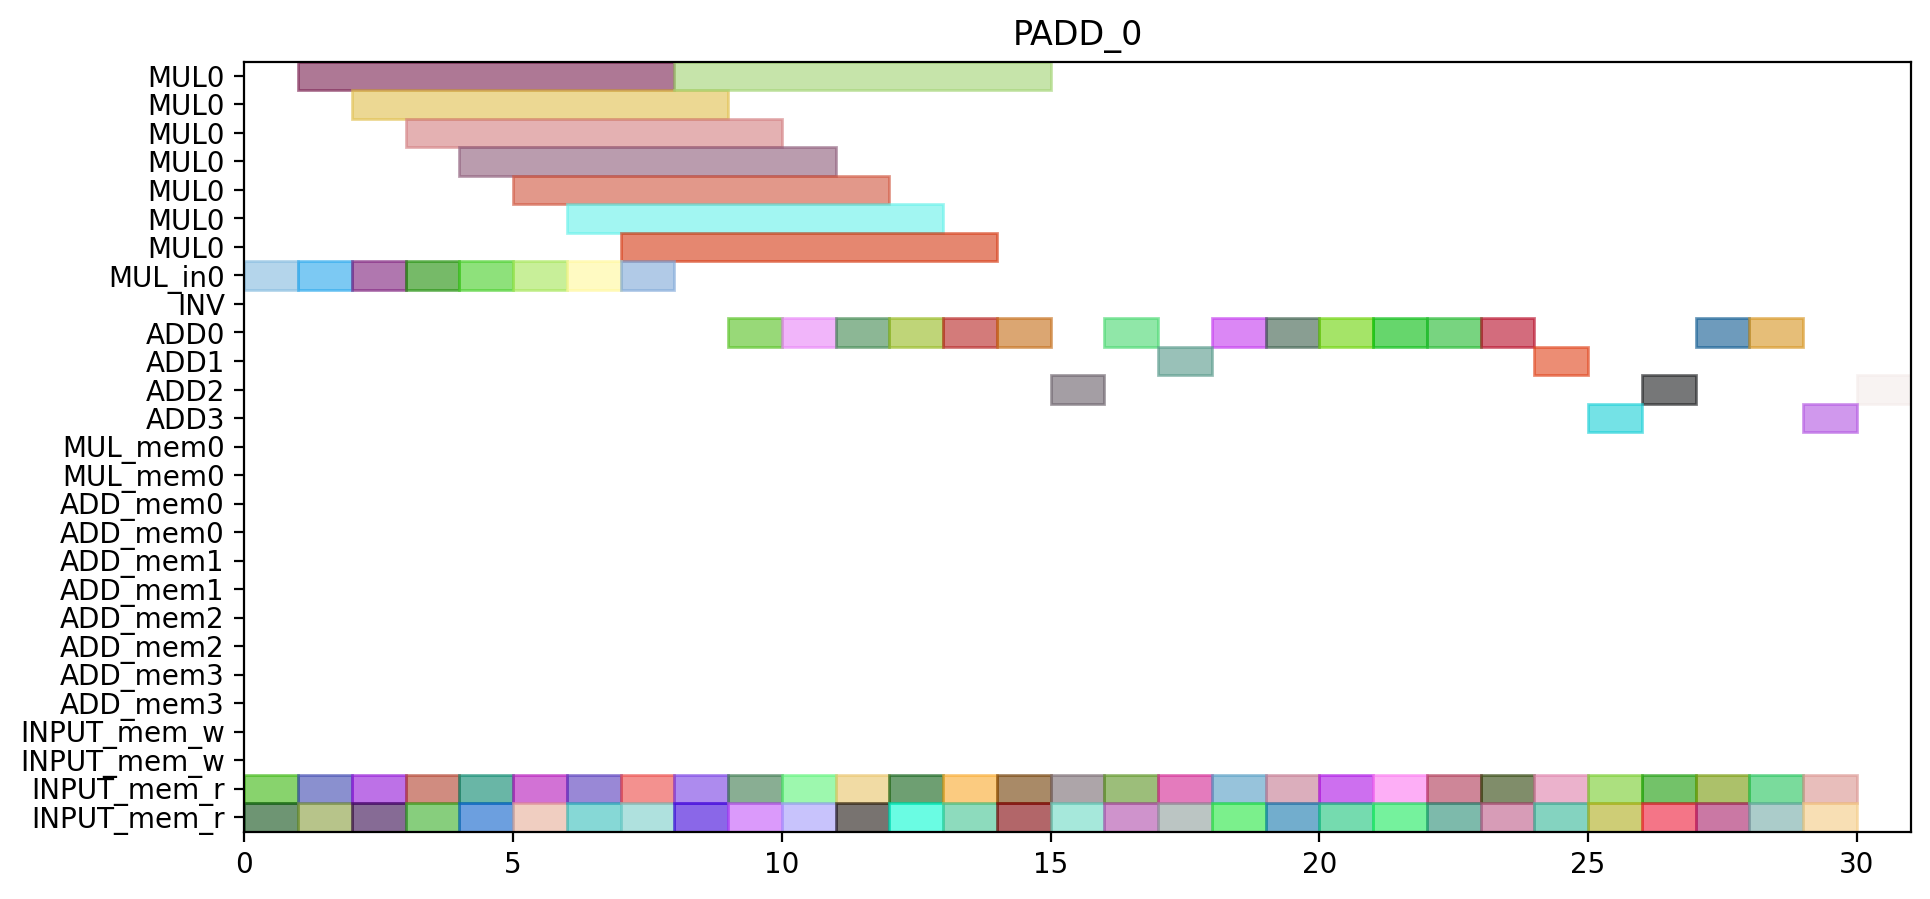

Here is the Python script that generated this plot:
from pyschedule import Scenario, solvers, plotters, alt


def solve():
	horizon = 120
	S = Scenario("PADD_0", horizon=horizon)

	# resource
	MUL = S.Resources('MUL', num=1, size=7)
	MUL_in = S.Resources('MUL_in', num=1)
	INV = S.Resource('INV')
	ADD = S.Resources('ADD', num=4, periods=range(1, horizon))
	MUL_mem = S.Resources('MUL_mem', num=1, size=2)
	ADD_mem = S.Resources('ADD_mem', num=4, size=2)
	INPUT_mem_w = S.Resource('INPUT_mem_w', size=2)
	INPUT_mem_r = S.Resource('INPUT_mem_r', size=2)

	# result of previous scheduling

	# new tasks
	t0_t0_t0_in = S.Task('t0_t0_t0_in', length=1, delay_cost=1)
	t0_t0_t0_in += alt(MUL_in)
	t0_t0_t0 = S.Task('t0_t0_t0', length=7, delay_cost=1)
	t0_t0_t0 += alt(MUL)
	S += t0_t0_t0>=t0_t0_t0_in

	t0_t0_t0_mem0 = S.Task('t0_t0_t0_mem0', length=1, delay_cost=1)
	t0_t0_t0_mem0 += INPUT_mem_r
	S += t0_t0_t0_mem0 <= t0_t0_t0

	t0_t0_t0_mem1 = S.Task('t0_t0_t0_mem1', length=1, delay_cost=1)
	t0_t0_t0_mem1 += INPUT_mem_r
	S += t0_t0_t0_mem1 <= t0_t0_t0

	t0_t0_t1_in = S.Task('t0_t0_t1_in', length=1, delay_cost=1)
	t0_t0_t1_in += alt(MUL_in)
	t0_t0_t1 = S.Task('t0_t0_t1', length=7, delay_cost=1)
	t0_t0_t1 += alt(MUL)
	S += t0_t0_t1>=t0_t0_t1_in

	t0_t0_t1_mem0 = S.Task('t0_t0_t1_mem0', length=1, delay_cost=1)
	t0_t0_t1_mem0 += INPUT_mem_r
	S += t0_t0_t1_mem0 <= t0_t0_t1

	t0_t0_t1_mem1 = S.Task('t0_t0_t1_mem1', length=1, delay_cost=1)
	t0_t0_t1_mem1 += INPUT_mem_r
	S += t0_t0_t1_mem1 <= t0_t0_t1

	t0_t0_t2 = S.Task('t0_t0_t2', length=1, delay_cost=1)
	t0_t0_t2 += alt(ADD)

	t0_t0_t2_mem0 = S.Task('t0_t0_t2_mem0', length=1, delay_cost=1)
	t0_t0_t2_mem0 += INPUT_mem_r
	S += t0_t0_t2_mem0 <= t0_t0_t2

	t0_t0_t2_mem1 = S.Task('t0_t0_t2_mem1', length=1, delay_cost=1)
	t0_t0_t2_mem1 += INPUT_mem_r
	S += t0_t0_t2_mem1 <= t0_t0_t2

	t0_t0_t3 = S.Task('t0_t0_t3', length=1, delay_cost=1)
	t0_t0_t3 += alt(ADD)

	t0_t0_t3_mem0 = S.Task('t0_t0_t3_mem0', length=1, delay_cost=1)
	t0_t0_t3_mem0 += INPUT_mem_r
	S += t0_t0_t3_mem0 <= t0_t0_t3

	t0_t0_t3_mem1 = S.Task('t0_t0_t3_mem1', length=1, delay_cost=1)
	t0_t0_t3_mem1 += INPUT_mem_r
	S += t0_t0_t3_mem1 <= t0_t0_t3

	t0_t1_t0_in = S.Task('t0_t1_t0_in', length=1, delay_cost=1)
	t0_t1_t0_in += alt(MUL_in)
	t0_t1_t0 = S.Task('t0_t1_t0', length=7, delay_cost=1)
	t0_t1_t0 += alt(MUL)
	S += t0_t1_t0>=t0_t1_t0_in

	t0_t1_t0_mem0 = S.Task('t0_t1_t0_mem0', length=1, delay_cost=1)
	t0_t1_t0_mem0 += INPUT_mem_r
	S += t0_t1_t0_mem0 <= t0_t1_t0

	t0_t1_t0_mem1 = S.Task('t0_t1_t0_mem1', length=1, delay_cost=1)
	t0_t1_t0_mem1 += INPUT_mem_r
	S += t0_t1_t0_mem1 <= t0_t1_t0

	t0_t1_t1_in = S.Task('t0_t1_t1_in', length=1, delay_cost=1)
	t0_t1_t1_in += alt(MUL_in)
	t0_t1_t1 = S.Task('t0_t1_t1', length=7, delay_cost=1)
	t0_t1_t1 += alt(MUL)
	S += t0_t1_t1>=t0_t1_t1_in

	t0_t1_t1_mem0 = S.Task('t0_t1_t1_mem0', length=1, delay_cost=1)
	t0_t1_t1_mem0 += INPUT_mem_r
	S += t0_t1_t1_mem0 <= t0_t1_t1

	t0_t1_t1_mem1 = S.Task('t0_t1_t1_mem1', length=1, delay_cost=1)
	t0_t1_t1_mem1 += INPUT_mem_r
	S += t0_t1_t1_mem1 <= t0_t1_t1

	t0_t1_t2 = S.Task('t0_t1_t2', length=1, delay_cost=1)
	t0_t1_t2 += alt(ADD)

	t0_t1_t2_mem0 = S.Task('t0_t1_t2_mem0', length=1, delay_cost=1)
	t0_t1_t2_mem0 += INPUT_mem_r
	S += t0_t1_t2_mem0 <= t0_t1_t2

	t0_t1_t2_mem1 = S.Task('t0_t1_t2_mem1', length=1, delay_cost=1)
	t0_t1_t2_mem1 += INPUT_mem_r
	S += t0_t1_t2_mem1 <= t0_t1_t2

	t0_t1_t3 = S.Task('t0_t1_t3', length=1, delay_cost=1)
	t0_t1_t3 += alt(ADD)

	t0_t1_t3_mem0 = S.Task('t0_t1_t3_mem0', length=1, delay_cost=1)
	t0_t1_t3_mem0 += INPUT_mem_r
	S += t0_t1_t3_mem0 <= t0_t1_t3

	t0_t1_t3_mem1 = S.Task('t0_t1_t3_mem1', length=1, delay_cost=1)
	t0_t1_t3_mem1 += INPUT_mem_r
	S += t0_t1_t3_mem1 <= t0_t1_t3

	t0_t20 = S.Task('t0_t20', length=1, delay_cost=1)
	t0_t20 += alt(ADD)

	t0_t20_mem0 = S.Task('t0_t20_mem0', length=1, delay_cost=1)
	t0_t20_mem0 += INPUT_mem_r
	S += t0_t20_mem0 <= t0_t20

	t0_t20_mem1 = S.Task('t0_t20_mem1', length=1, delay_cost=1)
	t0_t20_mem1 += INPUT_mem_r
	S += t0_t20_mem1 <= t0_t20

	t0_t21 = S.Task('t0_t21', length=1, delay_cost=1)
	t0_t21 += alt(ADD)

	t0_t21_mem0 = S.Task('t0_t21_mem0', length=1, delay_cost=1)
	t0_t21_mem0 += INPUT_mem_r
	S += t0_t21_mem0 <= t0_t21

	t0_t21_mem1 = S.Task('t0_t21_mem1', length=1, delay_cost=1)
	t0_t21_mem1 += INPUT_mem_r
	S += t0_t21_mem1 <= t0_t21

	t0_t30 = S.Task('t0_t30', length=1, delay_cost=1)
	t0_t30 += alt(ADD)

	t0_t30_mem0 = S.Task('t0_t30_mem0', length=1, delay_cost=1)
	t0_t30_mem0 += INPUT_mem_r
	S += t0_t30_mem0 <= t0_t30

	t0_t30_mem1 = S.Task('t0_t30_mem1', length=1, delay_cost=1)
	t0_t30_mem1 += INPUT_mem_r
	S += t0_t30_mem1 <= t0_t30

	t0_t31 = S.Task('t0_t31', length=1, delay_cost=1)
	t0_t31 += alt(ADD)

	t0_t31_mem0 = S.Task('t0_t31_mem0', length=1, delay_cost=1)
	t0_t31_mem0 += INPUT_mem_r
	S += t0_t31_mem0 <= t0_t31

	t0_t31_mem1 = S.Task('t0_t31_mem1', length=1, delay_cost=1)
	t0_t31_mem1 += INPUT_mem_r
	S += t0_t31_mem1 <= t0_t31

	t2_t0_t0_in = S.Task('t2_t0_t0_in', length=1, delay_cost=1)
	t2_t0_t0_in += alt(MUL_in)
	t2_t0_t0 = S.Task('t2_t0_t0', length=7, delay_cost=1)
	t2_t0_t0 += alt(MUL)
	S += t2_t0_t0>=t2_t0_t0_in

	t2_t0_t0_mem0 = S.Task('t2_t0_t0_mem0', length=1, delay_cost=1)
	t2_t0_t0_mem0 += INPUT_mem_r
	S += t2_t0_t0_mem0 <= t2_t0_t0

	t2_t0_t0_mem1 = S.Task('t2_t0_t0_mem1', length=1, delay_cost=1)
	t2_t0_t0_mem1 += INPUT_mem_r
	S += t2_t0_t0_mem1 <= t2_t0_t0

	t2_t0_t1_in = S.Task('t2_t0_t1_in', length=1, delay_cost=1)
	t2_t0_t1_in += alt(MUL_in)
	t2_t0_t1 = S.Task('t2_t0_t1', length=7, delay_cost=1)
	t2_t0_t1 += alt(MUL)
	S += t2_t0_t1>=t2_t0_t1_in

	t2_t0_t1_mem0 = S.Task('t2_t0_t1_mem0', length=1, delay_cost=1)
	t2_t0_t1_mem0 += INPUT_mem_r
	S += t2_t0_t1_mem0 <= t2_t0_t1

	t2_t0_t1_mem1 = S.Task('t2_t0_t1_mem1', length=1, delay_cost=1)
	t2_t0_t1_mem1 += INPUT_mem_r
	S += t2_t0_t1_mem1 <= t2_t0_t1

	t2_t0_t2 = S.Task('t2_t0_t2', length=1, delay_cost=1)
	t2_t0_t2 += alt(ADD)

	t2_t0_t2_mem0 = S.Task('t2_t0_t2_mem0', length=1, delay_cost=1)
	t2_t0_t2_mem0 += INPUT_mem_r
	S += t2_t0_t2_mem0 <= t2_t0_t2

	t2_t0_t2_mem1 = S.Task('t2_t0_t2_mem1', length=1, delay_cost=1)
	t2_t0_t2_mem1 += INPUT_mem_r
	S += t2_t0_t2_mem1 <= t2_t0_t2

	t2_t0_t3 = S.Task('t2_t0_t3', length=1, delay_cost=1)
	t2_t0_t3 += alt(ADD)

	t2_t0_t3_mem0 = S.Task('t2_t0_t3_mem0', length=1, delay_cost=1)
	t2_t0_t3_mem0 += INPUT_mem_r
	S += t2_t0_t3_mem0 <= t2_t0_t3

	t2_t0_t3_mem1 = S.Task('t2_t0_t3_mem1', length=1, delay_cost=1)
	t2_t0_t3_mem1 += INPUT_mem_r
	S += t2_t0_t3_mem1 <= t2_t0_t3

	t2_t1_t0_in = S.Task('t2_t1_t0_in', length=1, delay_cost=1)
	t2_t1_t0_in += alt(MUL_in)
	t2_t1_t0 = S.Task('t2_t1_t0', length=7, delay_cost=1)
	t2_t1_t0 += alt(MUL)
	S += t2_t1_t0>=t2_t1_t0_in

	t2_t1_t0_mem0 = S.Task('t2_t1_t0_mem0', length=1, delay_cost=1)
	t2_t1_t0_mem0 += INPUT_mem_r
	S += t2_t1_t0_mem0 <= t2_t1_t0

	t2_t1_t0_mem1 = S.Task('t2_t1_t0_mem1', length=1, delay_cost=1)
	t2_t1_t0_mem1 += INPUT_mem_r
	S += t2_t1_t0_mem1 <= t2_t1_t0

	t2_t1_t1_in = S.Task('t2_t1_t1_in', length=1, delay_cost=1)
	t2_t1_t1_in += alt(MUL_in)
	t2_t1_t1 = S.Task('t2_t1_t1', length=7, delay_cost=1)
	t2_t1_t1 += alt(MUL)
	S += t2_t1_t1>=t2_t1_t1_in

	t2_t1_t1_mem0 = S.Task('t2_t1_t1_mem0', length=1, delay_cost=1)
	t2_t1_t1_mem0 += INPUT_mem_r
	S += t2_t1_t1_mem0 <= t2_t1_t1

	t2_t1_t1_mem1 = S.Task('t2_t1_t1_mem1', length=1, delay_cost=1)
	t2_t1_t1_mem1 += INPUT_mem_r
	S += t2_t1_t1_mem1 <= t2_t1_t1

	t2_t1_t2 = S.Task('t2_t1_t2', length=1, delay_cost=1)
	t2_t1_t2 += alt(ADD)

	t2_t1_t2_mem0 = S.Task('t2_t1_t2_mem0', length=1, delay_cost=1)
	t2_t1_t2_mem0 += INPUT_mem_r
	S += t2_t1_t2_mem0 <= t2_t1_t2

	t2_t1_t2_mem1 = S.Task('t2_t1_t2_mem1', length=1, delay_cost=1)
	t2_t1_t2_mem1 += INPUT_mem_r
	S += t2_t1_t2_mem1 <= t2_t1_t2

	t2_t1_t3 = S.Task('t2_t1_t3', length=1, delay_cost=1)
	t2_t1_t3 += alt(ADD)

	t2_t1_t3_mem0 = S.Task('t2_t1_t3_mem0', length=1, delay_cost=1)
	t2_t1_t3_mem0 += INPUT_mem_r
	S += t2_t1_t3_mem0 <= t2_t1_t3

	t2_t1_t3_mem1 = S.Task('t2_t1_t3_mem1', length=1, delay_cost=1)
	t2_t1_t3_mem1 += INPUT_mem_r
	S += t2_t1_t3_mem1 <= t2_t1_t3

	t2_t20 = S.Task('t2_t20', length=1, delay_cost=1)
	t2_t20 += alt(ADD)

	t2_t20_mem0 = S.Task('t2_t20_mem0', length=1, delay_cost=1)
	t2_t20_mem0 += INPUT_mem_r
	S += t2_t20_mem0 <= t2_t20

	t2_t20_mem1 = S.Task('t2_t20_mem1', length=1, delay_cost=1)
	t2_t20_mem1 += INPUT_mem_r
	S += t2_t20_mem1 <= t2_t20

	t2_t21 = S.Task('t2_t21', length=1, delay_cost=1)
	t2_t21 += alt(ADD)

	t2_t21_mem0 = S.Task('t2_t21_mem0', length=1, delay_cost=1)
	t2_t21_mem0 += INPUT_mem_r
	S += t2_t21_mem0 <= t2_t21

	t2_t21_mem1 = S.Task('t2_t21_mem1', length=1, delay_cost=1)
	t2_t21_mem1 += INPUT_mem_r
	S += t2_t21_mem1 <= t2_t21

	t2_t30 = S.Task('t2_t30', length=1, delay_cost=1)
	t2_t30 += alt(ADD)

	t2_t30_mem0 = S.Task('t2_t30_mem0', length=1, delay_cost=1)
	t2_t30_mem0 += INPUT_mem_r
	S += t2_t30_mem0 <= t2_t30

	t2_t30_mem1 = S.Task('t2_t30_mem1', length=1, delay_cost=1)
	t2_t30_mem1 += INPUT_mem_r
	S += t2_t30_mem1 <= t2_t30

	t2_t31 = S.Task('t2_t31', length=1, delay_cost=1)
	t2_t31 += alt(ADD)

	t2_t31_mem0 = S.Task('t2_t31_mem0', length=1, delay_cost=1)
	t2_t31_mem0 += INPUT_mem_r
	S += t2_t31_mem0 <= t2_t31

	t2_t31_mem1 = S.Task('t2_t31_mem1', length=1, delay_cost=1)
	t2_t31_mem1 += INPUT_mem_r
	S += t2_t31_mem1 <= t2_t31

	t7_t0_t2 = S.Task('t7_t0_t2', length=1, delay_cost=1)
	t7_t0_t2 += alt(ADD)

	t7_t0_t2_mem0 = S.Task('t7_t0_t2_mem0', length=1, delay_cost=1)
	t7_t0_t2_mem0 += INPUT_mem_r
	S += t7_t0_t2_mem0 <= t7_t0_t2

	t7_t0_t2_mem1 = S.Task('t7_t0_t2_mem1', length=1, delay_cost=1)
	t7_t0_t2_mem1 += INPUT_mem_r
	S += t7_t0_t2_mem1 <= t7_t0_t2

	t7_t1_t2 = S.Task('t7_t1_t2', length=1, delay_cost=1)
	t7_t1_t2 += alt(ADD)

	t7_t1_t2_mem0 = S.Task('t7_t1_t2_mem0', length=1, delay_cost=1)
	t7_t1_t2_mem0 += INPUT_mem_r
	S += t7_t1_t2_mem0 <= t7_t1_t2

	t7_t1_t2_mem1 = S.Task('t7_t1_t2_mem1', length=1, delay_cost=1)
	t7_t1_t2_mem1 += INPUT_mem_r
	S += t7_t1_t2_mem1 <= t7_t1_t2

	t7_t20 = S.Task('t7_t20', length=1, delay_cost=1)
	t7_t20 += alt(ADD)

	t7_t20_mem0 = S.Task('t7_t20_mem0', length=1, delay_cost=1)
	t7_t20_mem0 += INPUT_mem_r
	S += t7_t20_mem0 <= t7_t20

	t7_t20_mem1 = S.Task('t7_t20_mem1', length=1, delay_cost=1)
	t7_t20_mem1 += INPUT_mem_r
	S += t7_t20_mem1 <= t7_t20

	t7_t21 = S.Task('t7_t21', length=1, delay_cost=1)
	t7_t21 += alt(ADD)

	t7_t21_mem0 = S.Task('t7_t21_mem0', length=1, delay_cost=1)
	t7_t21_mem0 += INPUT_mem_r
	S += t7_t21_mem0 <= t7_t21

	t7_t21_mem1 = S.Task('t7_t21_mem1', length=1, delay_cost=1)
	t7_t21_mem1 += INPUT_mem_r
	S += t7_t21_mem1 <= t7_t21

	t9_t0_t2 = S.Task('t9_t0_t2', length=1, delay_cost=1)
	t9_t0_t2 += alt(ADD)

	t9_t0_t2_mem0 = S.Task('t9_t0_t2_mem0', length=1, delay_cost=1)
	t9_t0_t2_mem0 += INPUT_mem_r
	S += t9_t0_t2_mem0 <= t9_t0_t2

	t9_t0_t2_mem1 = S.Task('t9_t0_t2_mem1', length=1, delay_cost=1)
	t9_t0_t2_mem1 += INPUT_mem_r
	S += t9_t0_t2_mem1 <= t9_t0_t2

	t9_t1_t2 = S.Task('t9_t1_t2', length=1, delay_cost=1)
	t9_t1_t2 += alt(ADD)

	t9_t1_t2_mem0 = S.Task('t9_t1_t2_mem0', length=1, delay_cost=1)
	t9_t1_t2_mem0 += INPUT_mem_r
	S += t9_t1_t2_mem0 <= t9_t1_t2

	t9_t1_t2_mem1 = S.Task('t9_t1_t2_mem1', length=1, delay_cost=1)
	t9_t1_t2_mem1 += INPUT_mem_r
	S += t9_t1_t2_mem1 <= t9_t1_t2

	solvers.mip.solve(S,msg=1,kind='CPLEX',ratio_gap=1.01)

	solution = [['hoge']*len(S.solution()[1]) for i in range(len(S.solution()))]
	for i in range(len(S.solution())):
		for j in range(len(S.solution()[i])):
			solution[i][j]=str(S.solution()[i][j])
	print(solution)

	cycles = int(solution[-1][3])

	pic_file_name = "/mnt/rose/usr1/fukuda/pairing_automation_design2/bls24-559/scheduling/PADD_mul1_add4/PADD_0.png"
	if(S.solution() != []):
		plotters.matplotlib.plot(S,img_filename=pic_file_name, vertical_text=True, fig_size=(cycles*0.25+3, 5), show_task_labels=False)

	return solution
